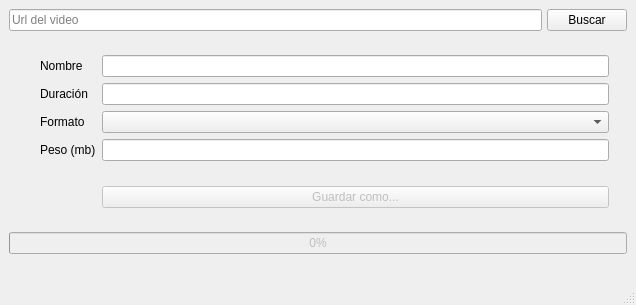
<?xml version="1.0" encoding="UTF-8"?>
<ui version="4.0">
 <class>MainWindow</class>
 <widget class="QMainWindow" name="MainWindow">
  <property name="geometry">
   <rect>
    <x>0</x>
    <y>0</y>
    <width>636</width>
    <height>305</height>
   </rect>
  </property>
  <property name="windowTitle">
   <string>MainWindow</string>
  </property>
  <widget class="QWidget" name="centralwidget">
   <layout class="QVBoxLayout" name="verticalLayout">
    <item>
     <widget class="QFrame" name="frame">
      <property name="maximumSize">
       <size>
        <width>16777215</width>
        <height>45</height>
       </size>
      </property>
      <property name="frameShape">
       <enum>QFrame::NoFrame</enum>
      </property>
      <property name="frameShadow">
       <enum>QFrame::Raised</enum>
      </property>
      <layout class="QGridLayout" name="gridLayout">
       <property name="leftMargin">
        <number>0</number>
       </property>
       <property name="topMargin">
        <number>0</number>
       </property>
       <property name="rightMargin">
        <number>0</number>
       </property>
       <property name="bottomMargin">
        <number>0</number>
       </property>
       <property name="horizontalSpacing">
        <number>5</number>
       </property>
       <property name="verticalSpacing">
        <number>0</number>
       </property>
       <item row="0" column="0">
        <widget class="QLineEdit" name="edit_url">
         <property name="minimumSize">
          <size>
           <width>450</width>
           <height>0</height>
          </size>
         </property>
         <property name="inputMask">
          <string/>
         </property>
         <property name="text">
          <string/>
         </property>
         <property name="placeholderText">
          <string>Url del video</string>
         </property>
        </widget>
       </item>
       <item row="0" column="1">
        <widget class="QPushButton" name="pushButton">
         <property name="maximumSize">
          <size>
           <width>90</width>
           <height>16777215</height>
          </size>
         </property>
         <property name="text">
          <string>Buscar</string>
         </property>
        </widget>
       </item>
      </layout>
     </widget>
    </item>
    <item>
     <widget class="QFrame" name="frame_2">
      <property name="frameShape">
       <enum>QFrame::NoFrame</enum>
      </property>
      <property name="frameShadow">
       <enum>QFrame::Plain</enum>
      </property>
      <layout class="QHBoxLayout" name="horizontalLayout">
       <property name="bottomMargin">
        <number>9</number>
       </property>
       <item>
        <widget class="QLabel" name="img_lbl">
         <property name="minimumSize">
          <size>
           <width>0</width>
           <height>0</height>
          </size>
         </property>
         <property name="maximumSize">
          <size>
           <width>200</width>
           <height>200</height>
          </size>
         </property>
         <property name="frameShape">
          <enum>QFrame::NoFrame</enum>
         </property>
         <property name="frameShadow">
          <enum>QFrame::Raised</enum>
         </property>
         <property name="text">
          <string/>
         </property>
        </widget>
       </item>
       <item>
        <widget class="QFrame" name="frame_4">
         <property name="frameShape">
          <enum>QFrame::NoFrame</enum>
         </property>
         <property name="frameShadow">
          <enum>QFrame::Raised</enum>
         </property>
         <layout class="QFormLayout" name="formLayout">
          <item row="0" column="0">
           <widget class="QLabel" name="label">
            <property name="text">
             <string>Nombre</string>
            </property>
           </widget>
          </item>
          <item row="0" column="1">
           <widget class="QLineEdit" name="edit_nombre"/>
          </item>
          <item row="1" column="0">
           <widget class="QLabel" name="label_2">
            <property name="text">
             <string>Duración</string>
            </property>
           </widget>
          </item>
          <item row="1" column="1">
           <widget class="QLineEdit" name="edit_duracion">
            <property name="readOnly">
             <bool>true</bool>
            </property>
           </widget>
          </item>
          <item row="5" column="1">
           <spacer name="verticalSpacer">
            <property name="orientation">
             <enum>Qt::Vertical</enum>
            </property>
            <property name="sizeHint" stdset="0">
             <size>
              <width>20</width>
              <height>40</height>
             </size>
            </property>
           </spacer>
          </item>
          <item row="6" column="1">
           <widget class="QPushButton" name="pushButton_2">
            <property name="enabled">
             <bool>false</bool>
            </property>
            <property name="text">
             <string>Guardar como...</string>
            </property>
           </widget>
          </item>
          <item row="2" column="1">
           <widget class="QComboBox" name="edit_cb_extension"/>
          </item>
          <item row="2" column="0">
           <widget class="QLabel" name="label_3">
            <property name="text">
             <string>Formato</string>
            </property>
           </widget>
          </item>
          <item row="4" column="1">
           <widget class="QLineEdit" name="edit_size">
            <property name="readOnly">
             <bool>true</bool>
            </property>
           </widget>
          </item>
          <item row="4" column="0">
           <widget class="QLabel" name="label_4">
            <property name="text">
             <string>Peso (mb)</string>
            </property>
           </widget>
          </item>
         </layout>
        </widget>
       </item>
      </layout>
     </widget>
    </item>
    <item>
     <widget class="QProgressBar" name="progressBar">
      <property name="enabled">
       <bool>false</bool>
      </property>
      <property name="value">
       <number>0</number>
      </property>
     </widget>
    </item>
    <item>
     <widget class="QLabel" name="lbl_progress">
      <property name="text">
       <string/>
      </property>
      <property name="alignment">
       <set>Qt::AlignCenter</set>
      </property>
     </widget>
    </item>
   </layout>
  </widget>
  <widget class="QMenuBar" name="menubar">
   <property name="geometry">
    <rect>
     <x>0</x>
     <y>0</y>
     <width>636</width>
     <height>20</height>
    </rect>
   </property>
  </widget>
  <widget class="QStatusBar" name="statusbar"/>
 </widget>
 <resources/>
 <connections>
  <connection>
   <sender>pushButton</sender>
   <signal>released()</signal>
   <receiver>MainWindow</receiver>
   <slot>signal_search_url()</slot>
   <hints>
    <hint type="sourcelabel">
     <x>562</x>
     <y>34</y>
    </hint>
    <hint type="destinationlabel">
     <x>557</x>
     <y>51</y>
    </hint>
   </hints>
  </connection>
  <connection>
   <sender>pushButton_2</sender>
   <signal>pressed()</signal>
   <receiver>MainWindow</receiver>
   <slot>signal_guardar()</slot>
   <hints>
    <hint type="sourcelabel">
     <x>270</x>
     <y>220</y>
    </hint>
    <hint type="destinationlabel">
     <x>557</x>
     <y>200</y>
    </hint>
   </hints>
  </connection>
  <connection>
   <sender>edit_cb_extension</sender>
   <signal>currentIndexChanged(QString)</signal>
   <receiver>MainWindow</receiver>
   <slot>signal_cb_changed()</slot>
   <hints>
    <hint type="sourcelabel">
     <x>309</x>
     <y>146</y>
    </hint>
    <hint type="destinationlabel">
     <x>635</x>
     <y>120</y>
    </hint>
   </hints>
  </connection>
 </connections>
 <slots>
  <slot>signal_search_url()</slot>
  <slot>signal_guardar()</slot>
  <slot>signal_cb_changed()</slot>
  <slot>signal_btn_cancelar()</slot>
 </slots>
</ui>
